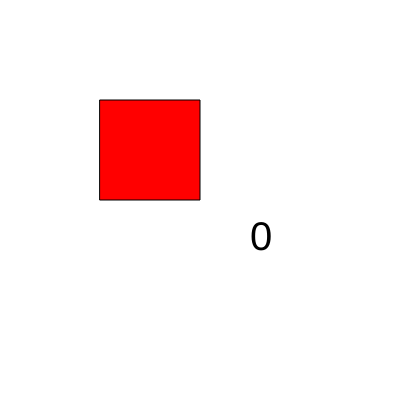
Frame 1 (no input)
Frame 60 (no input): identical to frame 1, image omitted
Frame 120 (the mouse pressed at the canvas centre since frame 60): identical to frame 1, image omitted

The p5.js sketch that drew this single still picture (run headless with seeded random() and noise() and a simulated clock; from frame 60 on, the mouse is pressed at the canvas centre):

// p5.js sketch
// ── sketch.js
let state = 0;

function setup() {
  createCanvas(400, 400);
}

function draw() {
  textSize(40);
  background(255);
  switch (state) {

    case 0:
      fill(0)
      text("0", 250, 250);
      fill(255, 0, 0);
      rect(100, 100, 100, 100);
      break;

    case 1:
      fill(0);
      text("1", 250, 250);
      fill(0, 255, 0);
      rect(100, 100, 100, 100);
      break;

    case 2:
      fill(0);
      text("2", 250, 250);
      fill(0, 0, 255);
      rect(100, 100, 100, 100);
      break;

  }

}

function mouseReleased() {

  if (((mouseX > 100) && (mouseX < 200)) && ((mouseY > 100) && (mouseY < 200))) {

    state++;
    if (state > 2) state = 0;
  }
}
